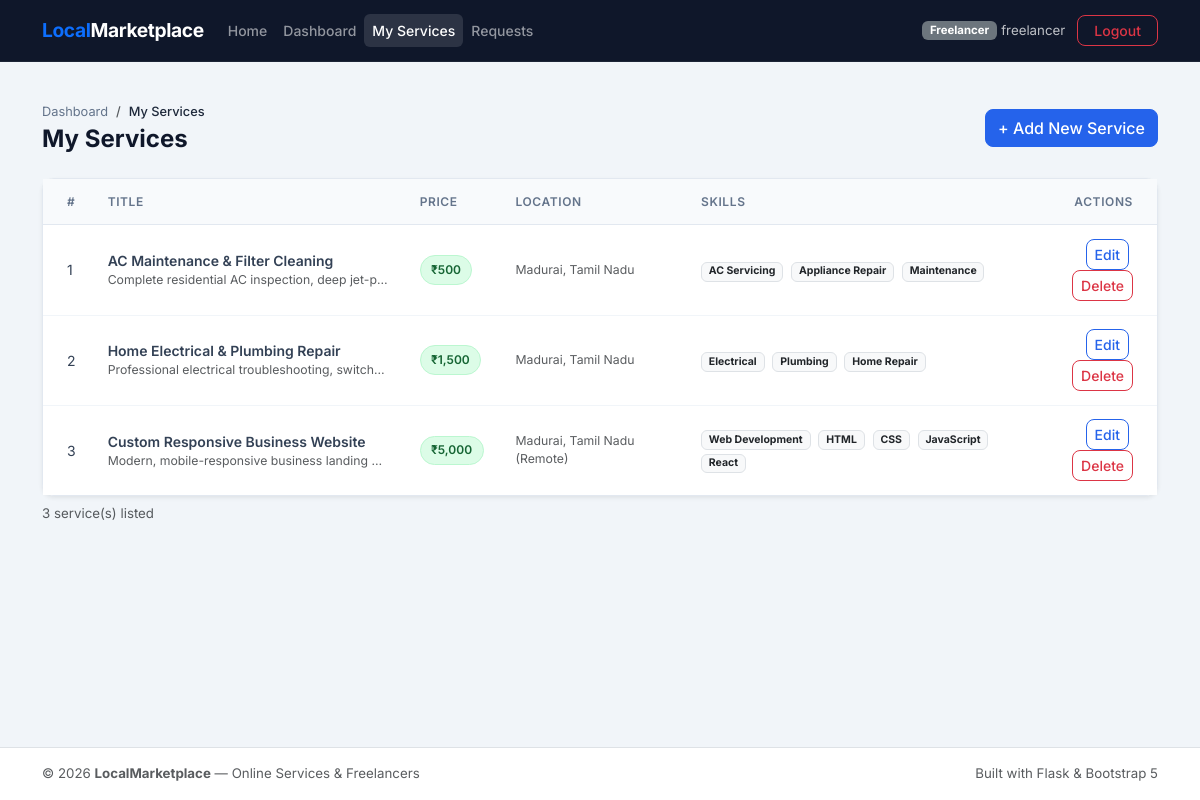
Page /freelancer/services (signed in) on the committed database.
### models.py (models this page shows, shortened)
class Service(db.Model):
    __tablename__ = 'services'
    id = db.Column(db.Integer, primary_key=True)
    freelancer_id = db.Column(db.Integer, db.ForeignKey('freelancer_profiles.id'), nullable=False)
    title = db.Column(db.String(200), nullable=False)
    description = db.Column(db.Text, nullable=False)
    skills = db.Column(db.String(500), nullable=True)
    price = db.Column(db.Float, nullable=False)
    location = db.Column(db.String(200), nullable=False)
    requests = db.relationship('ServiceRequest', backref='service', lazy=True, cascade='all, delete-orphan')

### app.py (the view)
@app.route('/freelancer/services')
@freelancer_required
def my_services():
    from models import FreelancerProfile
    profile = FreelancerProfile.query.filter_by(user_id=session['user_id']).first()
    services = profile.services if profile else []
    return render_template('my_services.html', services=services, profile=profile)

### app.py (called while the page is built)
def freelancer_required(f):
    @wraps(f)
    def decorated_function(*args, **kwargs):
        if 'user_id' not in session:
            flash('Please log in to access this page.', 'warning')
            return redirect(url_for('login'))
        if session.get('user_role') != 'freelancer':
            flash('This page is only accessible to freelancers.', 'danger')
            return redirect(url_for('dashboard'))
        return f(*args, **kwargs)
    return decorated_function

### templates/my_services.html (shortened to what this page needs)
{% extends "base.html" %}
{% block content %}
<div class="container page-section">
    <div class="d-flex justify-content-between align-items-center mb-4 flex-wrap gap-2">
        <div>
            <nav aria-label="breadcrumb">
                <ol class="breadcrumb mb-1">
                    <li class="breadcrumb-item"><a href="{{ url_for('freelancer_dashboard') }}" class="text-decoration-none">Dashboard</a></li>
                    <li class="breadcrumb-item active" aria-current="page">My Services</li>
                </ol>
            </nav>
            <h2 class="page-title mb-0">My Services</h2>
        </div>
        {% if profile %}
            <a href="{{ url_for('add_service') }}" class="btn btn-primary">
                + Add New Service
            </a>
        {% endif %}
    </div>
    {% if not profile %}
        <div class="alert alert-warning d-flex align-items-center gap-3" role="alert">
            <span class="fs-4">&#9888;</span>
            <div>
                <strong>Profile Required</strong> — You must create your freelancer profile before adding services.
                <a href="{{ url_for('freelancer_profile') }}" class="alert-link ms-2">Create Profile &rarr;</a>
            </div>
        </div>
    {% else %}
        <div class="card border-0 shadow-sm rounded-3">
            <div class="table-responsive">
                <table class="table table-hover align-middle mb-0">
                    <thead class="table-light">
                        <tr>
                            <th class="ps-4">#</th>
                            <th>Title</th>
                            <th>Price</th>
                            <th>Location</th>
                            <th>Skills</th>
                            <th class="pe-4 text-end">Actions</th>
                        </tr>
                    </thead>
                    <tbody>
                        {% for service in services %}
                        <tr>
                            <td class="ps-4" data-label="#">{{ loop.index }}</td>
                            <td data-label="Title">
                                <div class="fw-semibold">{{ service.title }}</div>
                                <div class="text-muted small" style="max-width:280px;white-space:nowrap;overflow:hidden;text-overflow:ellipsis;">
                                    {{ service.description }}
                                </div>
                            </td>
                            <td data-label="Price">
                                <span class="status-badge status-completed">₹{{ "{:,.0f}".format(service.price) if (service.price % 1 == 0) else "{:,.2f}".format(service.price) }}</span>
                            </td>
                            <td data-label="Location" class="text-muted small">{{ service.location }}</td>
                            <td data-label="Skills">
                                {% if service.skills %}
                                    {% for skill in service.skills.split(',') %}
                                        <span class="badge bg-light text-dark border me-1">{{ skill.strip() }}</span>
                                    {% endfor %}
                                {% else %}
                                    <span class="text-muted small">—</span>
                                {% endif %}
                            </td>
                            <td data-label="Actions" class="pe-4 text-end">
                                <a href="{{ url_for('edit_service', service_id=service.id) }}"
                                   class="btn btn-outline-primary btn-sm me-1">Edit</a>
                                <form method="POST"
                                      action="{{ url_for('delete_service', service_id=service.id) }}"
                                      class="d-inline"
                                      onsubmit="return confirm('Delete &quot;{{ service.title }}&quot;? This cannot be undone.');">
                                    <button type="submit" class="btn btn-outline-danger btn-sm">Delete</button>
                                </form>
                            </td>
                        </tr>
                        {% endfor %}
                    </tbody>
                </table>
            </div>
        </div>
        <div class="text-muted small mt-2">{{ services | length }} service(s) listed</div>
    {% endif %}
</div>
{% endblock %}

### static/css/style.css (style rules this page uses)
body { font-family: 'Inter', -apple-system, BlinkMacSystemFont, "Segoe UI", Roboto, Helvetica, Arial, sans-serif; color: #1e293b; background-color: #f1f5f9; font-size: 0.95rem; }
.page-section { padding-top: 2.5rem; padding-bottom: 2.5rem; }
.card { background: #ffffff; border: 1px solid #e2e8f0 !important; border-radius: 0.75rem !important; }
.btn { font-weight: 500; border-radius: 0.5rem; }
.btn-primary { background-color: #2563eb; border-color: #2563eb; }
.btn-outline-primary { color: #2563eb; border-color: #2563eb; }
.table { font-size: 0.875rem; }
.table thead th { font-size: 0.75rem; font-weight: 600; text-transform: uppercase; letter-spacing: 0.05em; color: #64748b; background-color: #f8fafc; border-bottom: 1px solid #e2e8f0; padding: 0.85rem 1rem; }
.table tbody td { padding: 0.85rem 1rem; vertical-align: middle; border-bottom: 1px solid #f1f5f9; color: #334155; }
.table tbody tr:last-child td { border-bottom: none; }
.status-badge { display: inline-flex; align-items: center; gap: 0.3rem; font-size: 0.75rem; font-weight: 600; padding: 0.3rem 0.65rem; border-radius: 999px; white-space: nowrap; }
.status-completed { background:#dcfce7; color:#166534; border:1px solid #bbf7d0; }
.breadcrumb { font-size: 0.8rem; margin-bottom: 0; }
.breadcrumb-item a { color: #64748b; text-decoration: none; }
.breadcrumb-item.active { color: #1e293b; font-weight: 500; }
.page-title { font-size: 1.5rem; font-weight: 700; color: #0f172a; margin-bottom: 0.2rem; }

### rows in the picture
Service: title "AC Maintenance & Filter Cleaning", description "Complete residential AC inspection, deep jet-p…", price "500", location "Madurai, Tamil Nadu", strip "AC Servicing" "Appliance Repair" "Maintenance"
Service: title "Home Electrical & Plumbing Repair", description "Professional electrical troubleshooting, switch…", price "1,500", location "Madurai, Tamil Nadu", strip "Electrical" "Plumbing" "Home Repair"
Service: title "Custom Responsive Business Website", description "Modern, mobile-responsive business landing…", price "5,000", location "Madurai, Tamil Nadu (Remote)", strip "Web Development" "HTML" "CSS" "JavaScript" "React"

### other values in the picture
{{ session.get('user_role') }} "Freelancer"
{{ session.get('user_name') }} "freelancer"
{{ services | length }} "3"
